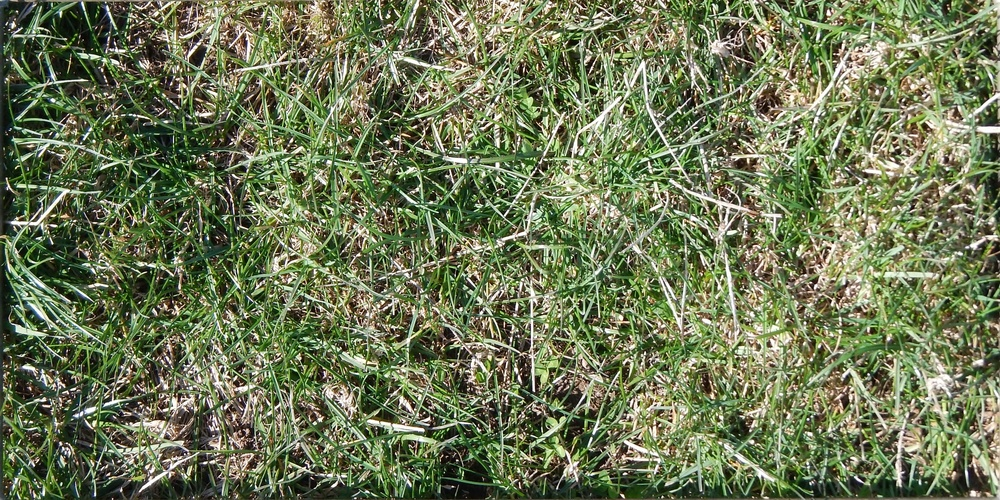
#> input picture Biomass_data/train/ID1011485656.jpg, 1000 x 500 px, shrunk from 2000 x 1000 before the run; its folder holds only this picture in this run
$ jupyter execute image_eda.ipynb
#> lines starting #> are read from the running program, lines starting #| are printed output that depends on the picture
# EDA and Metadata Analysis

### 1. Checking Image Sizes

[cell 1]
import cv2
from pathlib import Path
import numpy as np
import matplotlib.pyplot as plt

[cell 2]
folder_path = Path("../Biomass_data/train")
images = []

for file_path in folder_path.glob('*'):
    img = cv2.imread(str(file_path))
#> img is the input picture: shape (500, 1000, 3); mean B, G, R 84.5, 118.7, 109

    if img is not None:
        images.append(img)

print(f"Loaded {len(images)} images.")
#| Loaded 1 images.

[cell 3]
directory = Path('../Biomass_data/train')
image_paths = list(directory.glob('*'))

[cell 4]
images = np.array(images)
shape = images.shape
#> shape = (1, 500, 1000, 3)
print(shape)
#| (1, 500, 1000, 3)

Every image has the same size (1000 x 2000).

### 2. Checking lighting condition

[cell 5]
array_brightness = []

def check_brightness(images):
    for i, img in enumerate(images):

        image_path = str(image_paths[i])
        hsv = cv2.cvtColor(img, cv2.COLOR_BGR2HSV)
        h, s, v = cv2.split(hsv)
        avg_brightness = np.mean(v)
        array_brightness.append([image_path ,avg_brightness])
#> this loop made 1 pass
#> (image_path, avg_brightness) on pass 1: ('../Biomass_data/train/ID1011485656.jpg', 121.5)
#> pass 1, in check_brightness, `h, s, v = cv2.split(hsv)`:
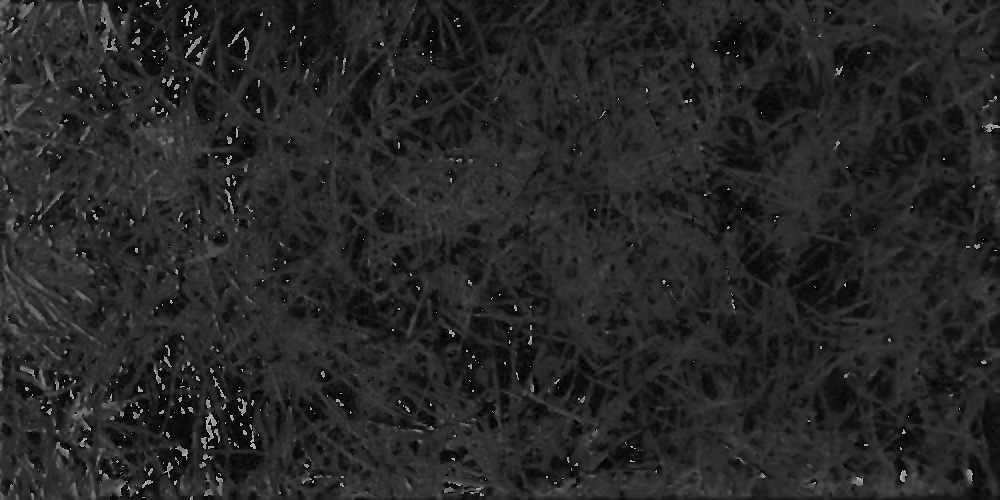
#> h: shape (500, 1000); min 0, max 179, mean 38.8
#> pass 1, in check_brightness, `h, s, v = cv2.split(hsv)`:
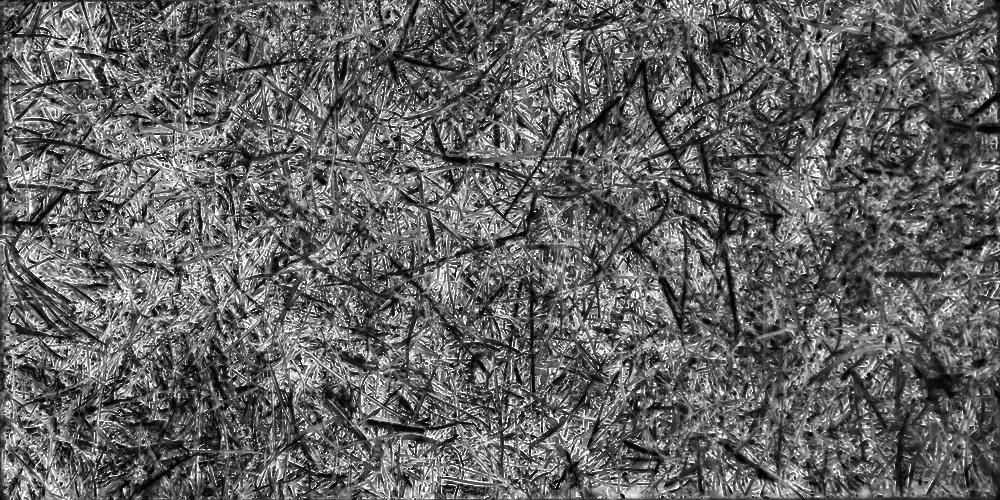
#> s: shape (500, 1000); min 0, max 255, mean 99.3
#> pass 1, in check_brightness, `h, s, v = cv2.split(hsv)`:
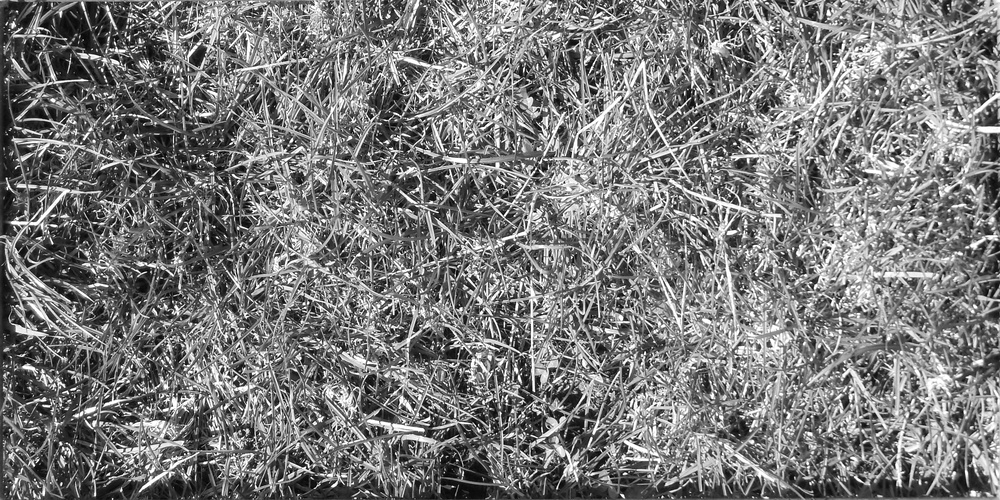
#> v: shape (500, 1000); min 0, max 255, mean 121.5
#> after the loop, array_brightness = [['../Biomass_data/train/ID1011485656.jpg', 121.5]]

check_brightness(images)

[cell 6]
y = []
for i in array_brightness:
    y.append(i[1])
#> this loop made 1 pass
#> after the loop, y = [121.5]

[cell 7]
x = range(0,len(y))

plt.scatter(x , y)
plt.xlabel("index of the picture")
plt.ylabel("average brightness of the picture")
plt.show()
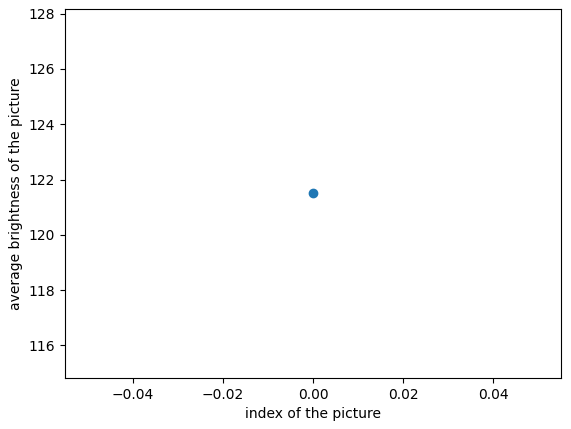
#> figure drawn by matplotlib, 1 panel

There are some pictures that are too dim and look like outliers, so I decided to remove those with an average brightness less than 100.

[cell 8]
for path,brightness in array_brightness :
    if brightness < 95 :
        print( f"{path} : {brightness}" )
        #image = cv2.imread(path)
        # cv2.imshow(path ,image)
        Path(path).unlink(missing_ok=True)
        array_brightness.remove([path ,brightness])
#> this loop made 1 pass
# cv2.waitKey(0)
# cv2.desktroyAllWindows()

[cell 9]
y = []
for i in array_brightness:
    y.append(i[1])

x = range(0,len(array_brightness))

plt.scatter(x , y )
plt.title("After removing the outliers")
plt.xlabel("index of the picture")
plt.ylabel("average brightness of the picture")
plt.show()
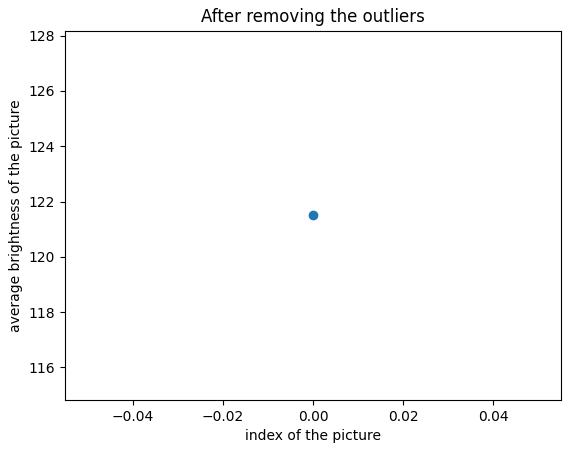
#> figure drawn by matplotlib, 1 panel

$ run again, on Biomass_data/train/ID1051144034.jpg
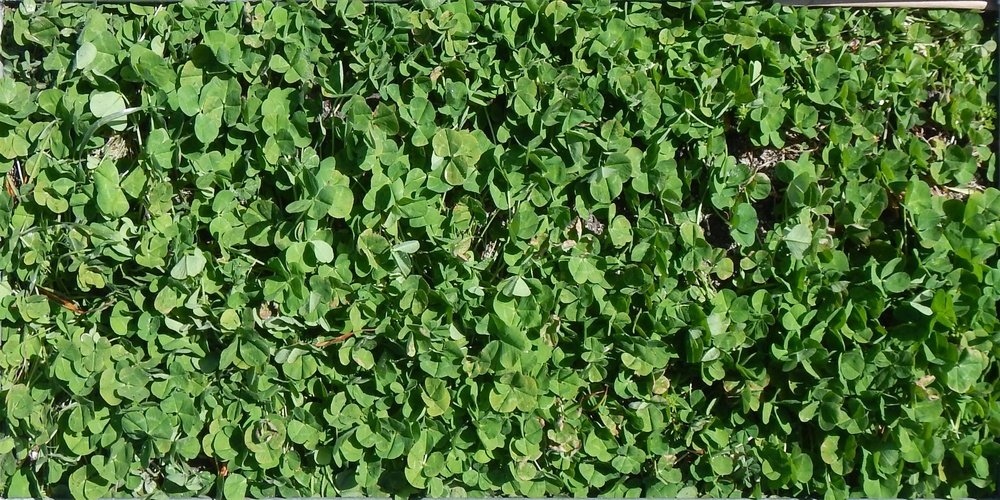
#> input picture Biomass_data/train/ID1051144034.jpg, 1000 x 500 px, shrunk from 2000 x 1000 before the run
#> img is the input picture: shape (500, 1000, 3); mean B, G, R 55.9, 117, 81.1
#| Loaded 1 images.
#| (1, 500, 1000, 3)
#> the loop in check_brightness, `for i, img in enumerate(images): ` made 1 pass
#> (image_path, avg_brightness) on pass 1: ('../Biomass_data/train/ID1051144034.jpg', 117.1)
#> pass 1, in check_brightness, `h, s, v = cv2.split(hsv)`:
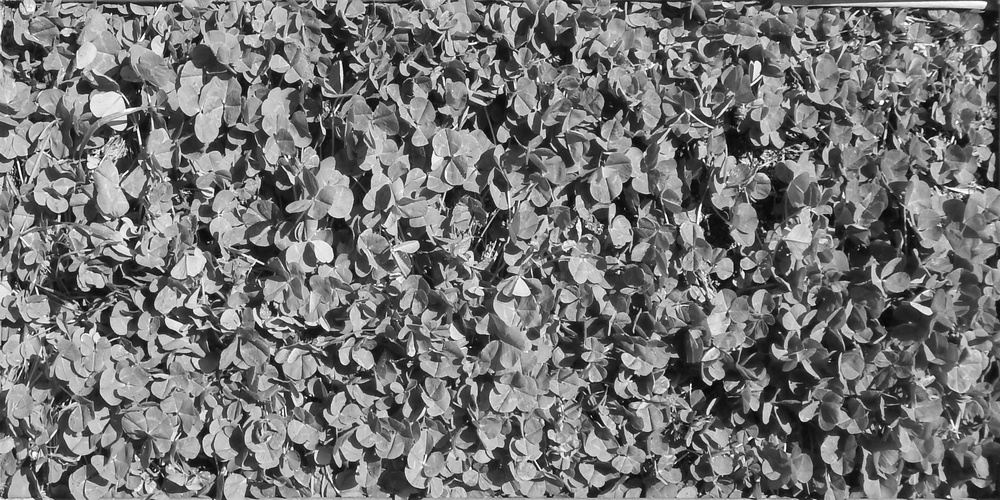
#> v: shape (500, 1000); min 1, max 255, mean 117.1
#> after the loop in check_brightness, `for i, img in enumerate(images):`: array_brightness = [['../Biomass_data/train/ID1051144034.jpg', 117.1]]
#> the loop `for i in array_brightness:` made 1 pass
#> after the loop `for i in array_brightness:`: y = [117.1]
#> the loop `for path,brightness in array_brightness :` made 1 pass
#> `plt.show()`:
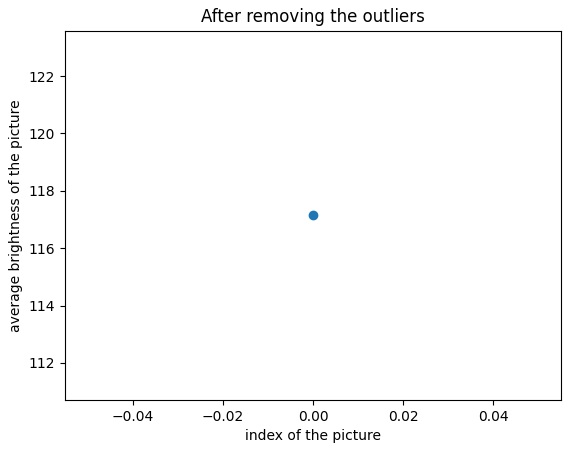
#> figure drawn by matplotlib, 1 panel

$ run again, on Biomass_data/train/ID1053972079.jpg
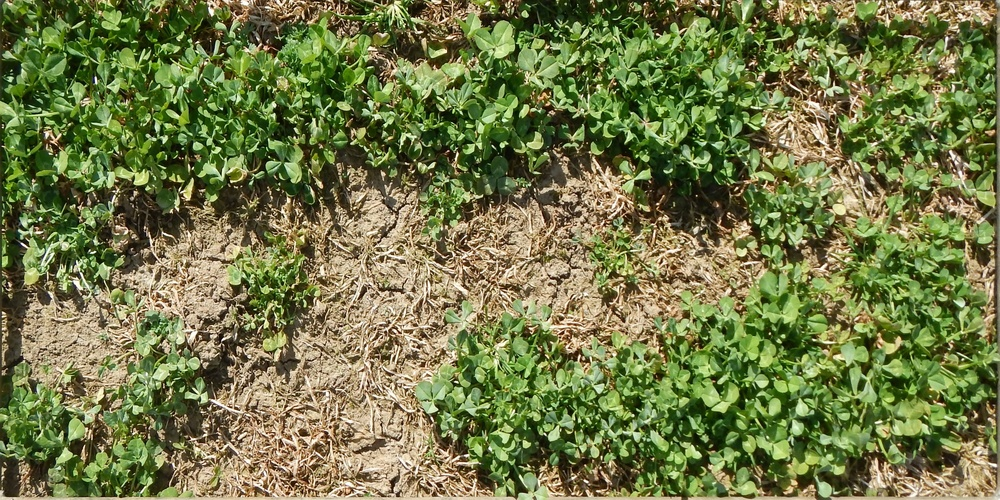
#> input picture Biomass_data/train/ID1053972079.jpg, 1000 x 500 px, shrunk from 2000 x 1000 before the run
#> img is the input picture: shape (500, 1000, 3); mean B, G, R 71.2, 120.7, 114
#| Loaded 1 images.
#| (1, 500, 1000, 3)
#> the loop in check_brightness, `for i, img in enumerate(images): ` made 1 pass
#> (image_path, avg_brightness) on pass 1: ('../Biomass_data/train/ID1053972079.jpg', 127.8)
#> pass 1, in check_brightness, `h, s, v = cv2.split(hsv)`:
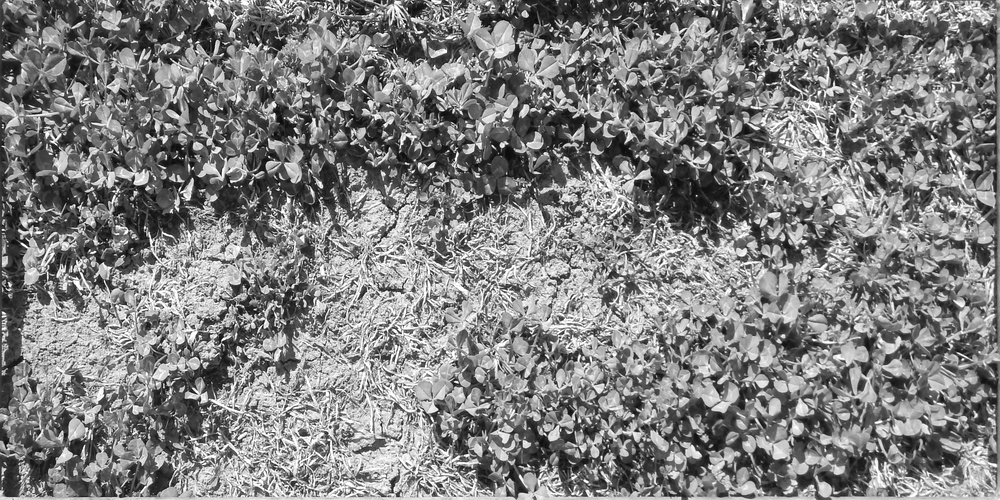
#> v: shape (500, 1000); min 4, max 255, mean 127.8
#> after the loop in check_brightness, `for i, img in enumerate(images):`: array_brightness = [['../Biomass_data/train/ID1053972079.jpg', 127.8]]
#> the loop `for i in array_brightness:` made 1 pass
#> after the loop `for i in array_brightness:`: y = [127.8]
#> the loop `for path,brightness in array_brightness :` made 1 pass
#> `plt.show()`:
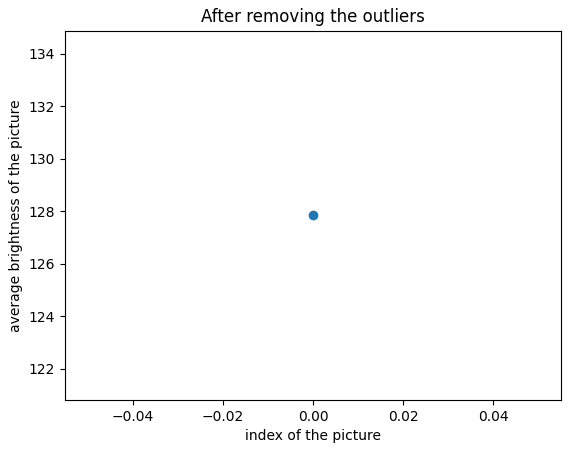
#> figure drawn by matplotlib, 1 panel

$ run again, on Biomass_data/train/ID1113329413.jpg
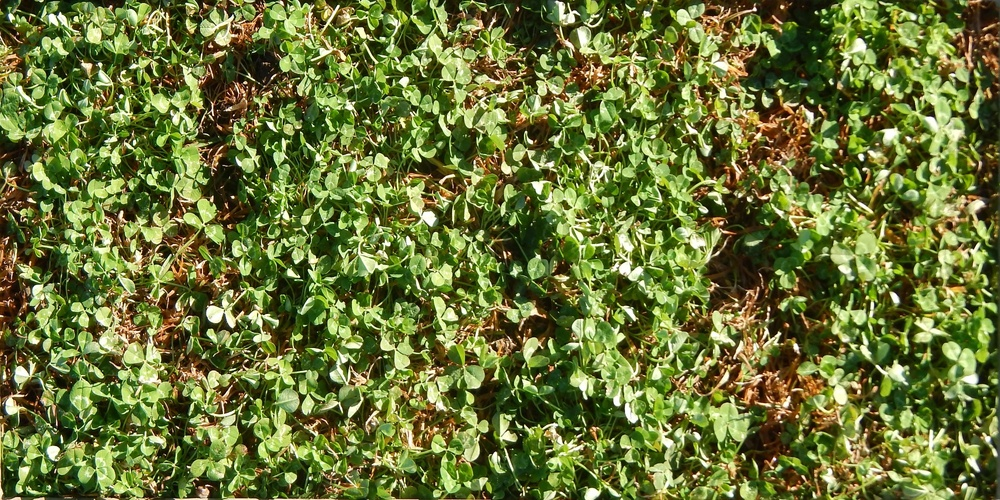
#> input picture Biomass_data/train/ID1113329413.jpg, 1000 x 500 px, shrunk from 2000 x 1000 before the run
#> img is the input picture: shape (500, 1000, 3); mean B, G, R 54.7, 115.5, 105.2
#| Loaded 1 images.
#| (1, 500, 1000, 3)
#> the loop in check_brightness, `for i, img in enumerate(images): ` made 1 pass
#> (image_path, avg_brightness) on pass 1: ('../Biomass_data/train/ID1113329413.jpg', 120.2)
#> pass 1, in check_brightness, `h, s, v = cv2.split(hsv)`:
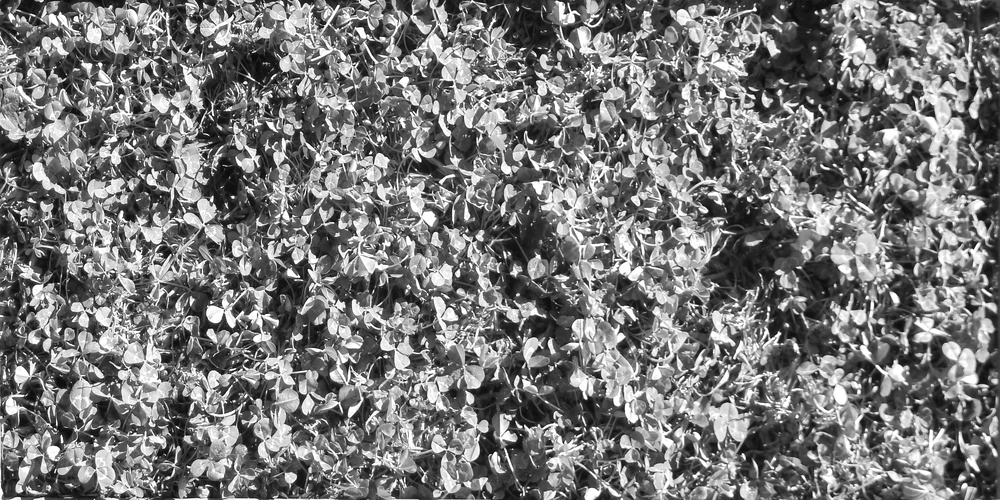
#> v: shape (500, 1000); min 3, max 255, mean 120.2
#> after the loop in check_brightness, `for i, img in enumerate(images):`: array_brightness = [['../Biomass_data/train/ID1113329413.jpg', 120.2]]
#> the loop `for i in array_brightness:` made 1 pass
#> after the loop `for i in array_brightness:`: y = [120.2]
#> the loop `for path,brightness in array_brightness :` made 1 pass
#> `plt.show()`:
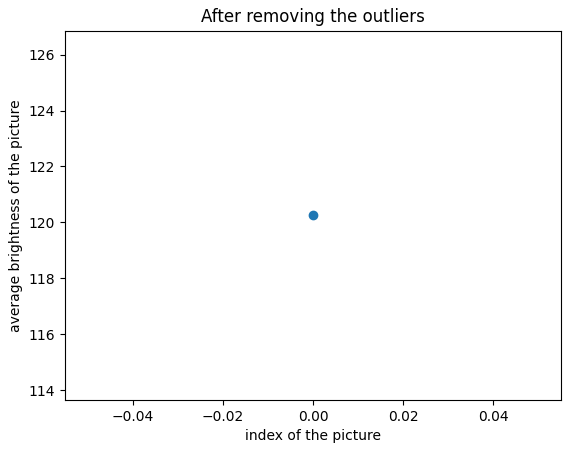
#> figure drawn by matplotlib, 1 panel
